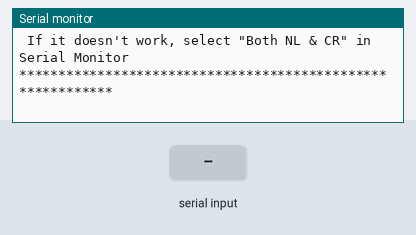
The sketch below on a simulated Arduino Mega 2560, built with avr-gcc and run on an emulated ATmega2560. On the bench: the last lines printed to the serial monitor. The test bench sets the inputs (shaded band).

Above: at 7.2 s.
7.3 s: "1" received over the second serial link
At 7.8 s:
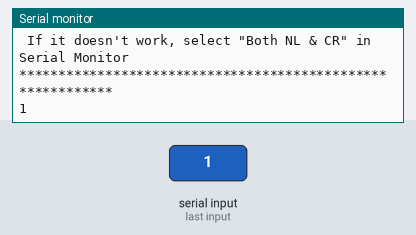
8.8 s: "0" received over the second serial link
At 10.2 s:
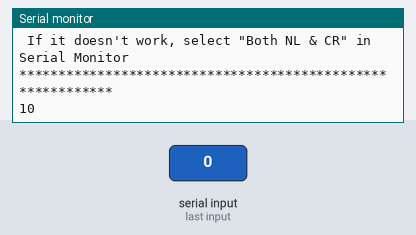

The sketch:

AT_Debug.ino
```cpp
/**************************************************************
 *
 * This script tries to auto-detect the baud rate
 * and allows direct AT commands access
 *
 * TinyGSM Getting Started guide:
 *   https://tiny.cc/tinygsm-readme
 *
 **************************************************************/

// Select your modem:
#define TINY_GSM_MODEM_SIM800
// #define TINY_GSM_MODEM_SIM900
// #define TINY_GSM_MODEM_SIM808
// #define TINY_GSM_MODEM_SIM868
// #define TINY_GSM_MODEM_UBLOX
// #define TINY_GSM_MODEM_M95
// #define TINY_GSM_MODEM_BG96
// #define TINY_GSM_MODEM_A6
// #define TINY_GSM_MODEM_A7
// #define TINY_GSM_MODEM_M590
// #define TINY_GSM_MODEM_MC60
// #define TINY_GSM_MODEM_MC60E
// #define TINY_GSM_MODEM_ESP8266
// #define TINY_GSM_MODEM_XBEE

// Set serial for debug console (to the Serial Monitor, speed 115200)
#define SerialMon Serial
#define SerialAT Serial2

#define TINY_GSM_DEBUG SerialMon

#include <TinyGsmClient.h>


#define MODEM_TX 17
#define MODEM_RX 16

// Module baud rate
uint32_t rate = 115200; // Set to 0 for Auto-Detect

void setup() {
  // Set console baud rate
  SerialMon.begin(115200);
  delay(6000);
}

void loop() {

  if (!rate) {
    rate = TinyGsmAutoBaud(SerialAT);
  }

  if (!rate) {
    SerialMon.println(F("***********************************************************"));
    SerialMon.println(F(" Module does not respond!"));
    SerialMon.println(F("   Check your Serial wiring"));
    SerialMon.println(F("   Check the module is correctly powered and turned on"));
    SerialMon.println(F("***********************************************************"));
    delay(30000L);
    return;
  }

  SerialAT.begin(rate, SERIAL_8N1, MODEM_RX, MODEM_TX, false);

  // Access AT commands from Serial Monitor
  SerialMon.println(F("***********************************************************"));
  SerialMon.println(F(" You can now send AT commands"));
  SerialMon.println(F(" Enter \"AT\" (without quotes), and you should see \"OK\""));
  SerialMon.println(F(" If it doesn't work, select \"Both NL & CR\" in Serial Monitor"));
  SerialMon.println(F("***********************************************************"));

  while(true) {
    if (SerialAT.available()) {
      SerialMon.write(SerialAT.read());
    }
    if (SerialMon.available()) {
      SerialAT.write(SerialMon.read());
    }
    delay(0);
  }
}
```

Measured:
- after the input at 7.3 s, the serial monitor: prints a new line at once (image 1)
- after the input at 8.8 s, the serial monitor: prints a new line at once (image 2)
